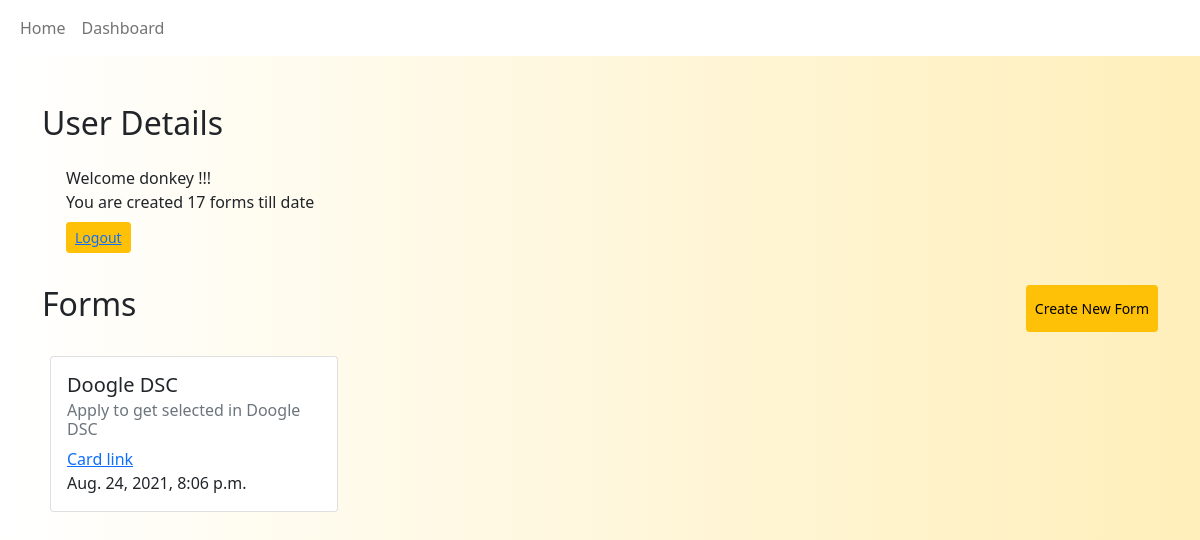
The page /dashboard/ (signed in) on the database its author committed.
### forms/models.py (models this page shows, shortened)
class Form(models.Model):
    title = models.CharField(max_length=255)
    description = models.CharField(max_length=255)
    created_on = models.DateTimeField(auto_now_add=True)
    created_by = models.ForeignKey(to=User, on_delete=CASCADE, default=1)
    def __str__(self):
        return "%s" % self.title
    class Meta:
        ordering = ['created_on']

### forms/views.py (the view)
# urls.py: path('dashboard/', views.dashboard, name='dashboard'),
@login_required
def dashboard(request):
    User = get_user_model()
    u = User.objects.get(username=request.user.username)
    print("User Logged In :", u)
    formsCreated = Form.objects.filter(created_by=request.user)
    print(formsCreated)
    return render(request, "dashboard.html", {'formsCreated': formsCreated})

### templates/dashboard.html
{% extends 'base.html' %}
{% load socialaccount %}
{% load static %}
{% block content %}
<div class="my-5">
    <div class="user-data">
        <h2>User Details</h2>
        <div class="m-4">
            <p class="m-0">Welcome {{ user.username }} !!!</p>
            <p class="m-0">You are created 17 forms till date</p>
            <button class="btn btn-sm btn-warning my-2"><a href="{% url 'logout' %}">Logout</a></button>
        </div>
    </div>
    <div class="form-data">
        <div class="d-flex justify-content-between my-3">
            <h2>Forms</h2>
            <button class="btn btn-sm btn-warning">Create New Form</button>
        </div>
        <div class="form-box d-flex flex-row justify-content-start">
            {% for form in formsCreated %}
            <div class="card m-2" style="width: 18rem;">
                <div class="card-body">
                    <h5 class="card-title">{{ form.title }}</h5>
                    <h6 class="card-subtitle mb-2 text-muted">{{form.description}}</h6>
                    <a href='{% url 'formdetail' form.id %}' class="card-link">Card link</a>
                    <br>
                    <subtitle>{{ form.created_on }}<subtitle>
                </div>
            </div>
            {% endfor %}
        </div>
    </div>
</div>
{% endblock content %}

### static/styles/global.css (style rules this page uses)
* { padding: 0px; margin: 0px; box-sizing: border-box; }
body { background: #ffefba; background: -webkit-linear-gradient( to right, #ffffff, #ffefba ); background: linear-gradient( to right, #ffffff, #ffefba ); }

### rows shown on the page
Form: title "Doogle DSC", description "Apply to get selected in Doogle DSC", created_on "Aug. 24, 2021, 8:06 p.m."

### other values the page prints
{{ user.username }} "donkey"
